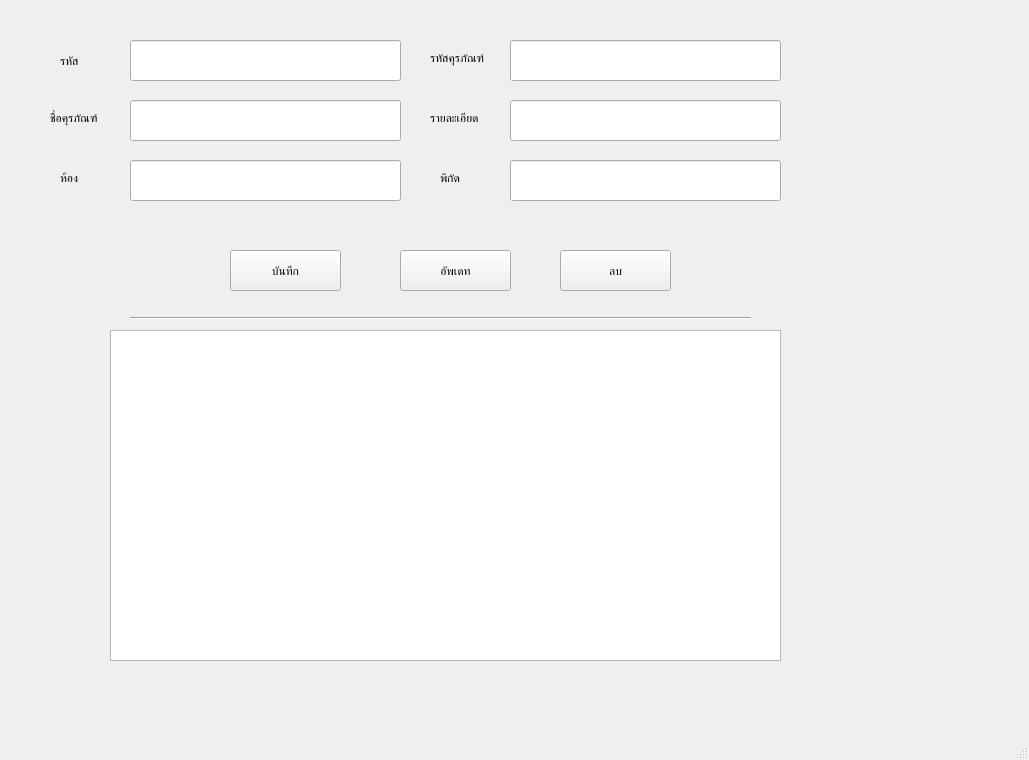
<?xml version="1.0" encoding="UTF-8"?>
<ui version="4.0">
 <class>MainWindow</class>
 <widget class="QMainWindow" name="MainWindow">
  <property name="geometry">
   <rect>
    <x>0</x>
    <y>0</y>
    <width>1029</width>
    <height>760</height>
   </rect>
  </property>
  <property name="windowTitle">
   <string>MainWindow</string>
  </property>
  <widget class="QWidget" name="centralwidget">
   <widget class="QLineEdit" name="lineEdit">
    <property name="geometry">
     <rect>
      <x>130</x>
      <y>40</y>
      <width>271</width>
      <height>41</height>
     </rect>
    </property>
   </widget>
   <widget class="Line" name="line">
    <property name="geometry">
     <rect>
      <x>130</x>
      <y>310</y>
      <width>621</width>
      <height>16</height>
     </rect>
    </property>
    <property name="orientation">
     <enum>Qt::Horizontal</enum>
    </property>
   </widget>
   <widget class="QLineEdit" name="lineEdit_4">
    <property name="geometry">
     <rect>
      <x>510</x>
      <y>40</y>
      <width>271</width>
      <height>41</height>
     </rect>
    </property>
   </widget>
   <widget class="QLineEdit" name="lineEdit_3">
    <property name="geometry">
     <rect>
      <x>130</x>
      <y>160</y>
      <width>271</width>
      <height>41</height>
     </rect>
    </property>
   </widget>
   <widget class="QLineEdit" name="lineEdit_2">
    <property name="geometry">
     <rect>
      <x>130</x>
      <y>100</y>
      <width>271</width>
      <height>41</height>
     </rect>
    </property>
   </widget>
   <widget class="QLineEdit" name="lineEdit_5">
    <property name="geometry">
     <rect>
      <x>510</x>
      <y>100</y>
      <width>271</width>
      <height>41</height>
     </rect>
    </property>
   </widget>
   <widget class="QLineEdit" name="lineEdit_6">
    <property name="geometry">
     <rect>
      <x>510</x>
      <y>160</y>
      <width>271</width>
      <height>41</height>
     </rect>
    </property>
   </widget>
   <widget class="QPushButton" name="pushButton_2">
    <property name="geometry">
     <rect>
      <x>400</x>
      <y>250</y>
      <width>111</width>
      <height>41</height>
     </rect>
    </property>
    <property name="text">
     <string>อัพเดท</string>
    </property>
   </widget>
   <widget class="QPushButton" name="pushButton_3">
    <property name="geometry">
     <rect>
      <x>560</x>
      <y>250</y>
      <width>111</width>
      <height>41</height>
     </rect>
    </property>
    <property name="text">
     <string>ลบ</string>
    </property>
   </widget>
   <widget class="QPushButton" name="pushButton">
    <property name="geometry">
     <rect>
      <x>230</x>
      <y>250</y>
      <width>111</width>
      <height>41</height>
     </rect>
    </property>
    <property name="text">
     <string>บันทึก</string>
    </property>
   </widget>
   <widget class="QLabel" name="label_2">
    <property name="geometry">
     <rect>
      <x>50</x>
      <y>110</y>
      <width>55</width>
      <height>16</height>
     </rect>
    </property>
    <property name="text">
     <string>ชื่อคุรภัณฑ์</string>
    </property>
   </widget>
   <widget class="QLabel" name="label_3">
    <property name="geometry">
     <rect>
      <x>60</x>
      <y>170</y>
      <width>55</width>
      <height>16</height>
     </rect>
    </property>
    <property name="text">
     <string>ห้อง</string>
    </property>
   </widget>
   <widget class="QLabel" name="label_4">
    <property name="geometry">
     <rect>
      <x>430</x>
      <y>50</y>
      <width>55</width>
      <height>16</height>
     </rect>
    </property>
    <property name="text">
     <string>รหัสคุรภัณฑ์</string>
    </property>
   </widget>
   <widget class="QLabel" name="label_5">
    <property name="geometry">
     <rect>
      <x>430</x>
      <y>110</y>
      <width>55</width>
      <height>16</height>
     </rect>
    </property>
    <property name="text">
     <string>รายละเอียด</string>
    </property>
   </widget>
   <widget class="QLabel" name="label_6">
    <property name="geometry">
     <rect>
      <x>440</x>
      <y>170</y>
      <width>55</width>
      <height>16</height>
     </rect>
    </property>
    <property name="text">
     <string>พิกัด</string>
    </property>
   </widget>
   <widget class="QLabel" name="label">
    <property name="geometry">
     <rect>
      <x>60</x>
      <y>50</y>
      <width>31</width>
      <height>21</height>
     </rect>
    </property>
    <property name="text">
     <string>รหัส</string>
    </property>
   </widget>
   <widget class="QTableWidget" name="tableWidget">
    <property name="geometry">
     <rect>
      <x>110</x>
      <y>330</y>
      <width>671</width>
      <height>331</height>
     </rect>
    </property>
   </widget>
  </widget>
  <widget class="QMenuBar" name="menubar">
   <property name="geometry">
    <rect>
     <x>0</x>
     <y>0</y>
     <width>1029</width>
     <height>26</height>
    </rect>
   </property>
  </widget>
  <widget class="QStatusBar" name="statusbar"/>
 </widget>
 <resources/>
 <connections/>
</ui>
